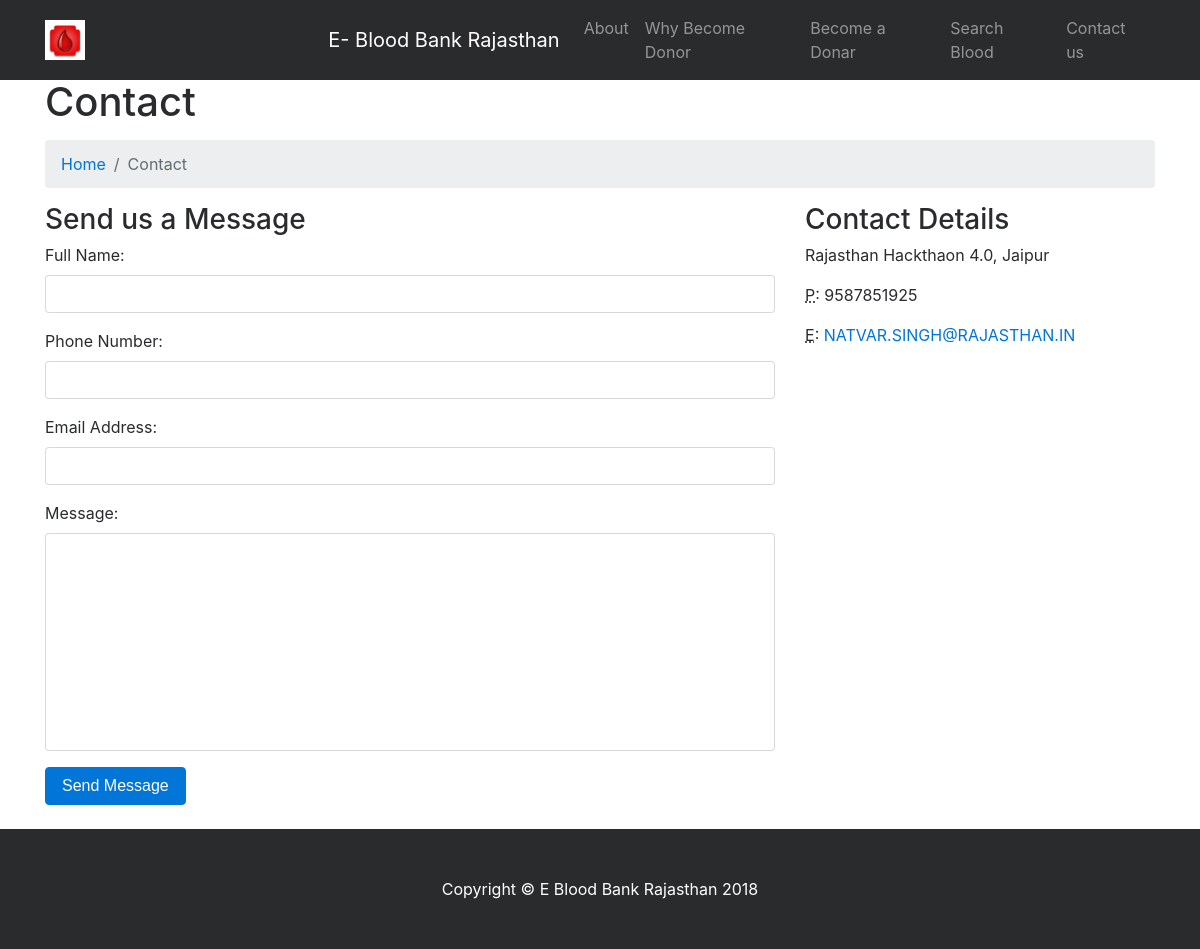
The page /contact.php on the database its author committed.
### tables this page shows
CREATE TABLE `tblcontactusinfo` (
  `id` int(11) NOT NULL,
  `Address` tinytext,
  `EmailId` varchar(255) DEFAULT NULL,
  `ContactNo` char(11) DEFAULT NULL
);

### contact.php (the view, shortened to what this page needs)
<?php
include('includes/config.php');
?>
<!DOCTYPE html>
<html lang="en">
<head>
    <link href="vendor/bootstrap/css/bootstrap.min.css" rel="stylesheet">
    <link href="vendor/font-awesome/css/font-awesome.min.css" rel="stylesheet" type="text/css">
    <link href="css/modern-business.css" rel="stylesheet">
</head>
<body>
    <?php include('includes/header.php');?>
    <div class="container">
        <h1 class="mt-4 mb-3">Contact</h1>
        <ol class="breadcrumb">
            <li class="breadcrumb-item">
                <a href="index.php">Home</a>
            </li>
            <li class="breadcrumb-item active">Contact</li>
        </ol>
        <div class="row">
              <div class="col-lg-8 mb-4">
                <h3>Send us a Message</h3>
                <form name="sentMessage"  method="post">
                    <div class="control-group form-group">
                        <div class="controls">
                            <label>Full Name:</label>
                            <input type="text" class="form-control" id="name" name="fullname" required data-validation-required-message="Please enter your name.">
                        </div>
                    </div>
                    <div class="control-group form-group">
                        <div class="controls">
                            <label>Phone Number:</label>
                            <input type="tel" class="form-control" id="phone" name="contactno"  required data-validation-required-message="Please enter your phone number.">
                        </div>
                    </div>
                    <div class="control-group form-group">
                        <div class="controls">
                            <label>Email Address:</label>
                            <input type="email" class="form-control" id="email" name="email" required data-validation-required-message="Please enter your email address.">
                        </div>
                    </div>
                    <div class="control-group form-group">
                        <div class="controls">
                            <label>Message:</label>
                            <textarea rows="10" cols="100" class="form-control" id="message" name="message" required data-validation-required-message="Please enter your message" maxlength="999" style="resize:none"></textarea>
                        </div>
                    </div>
                    <button type="submit" name="send"  class="btn btn-primary">Send Message</button>
                </form>
            </div>
                    <?php
$pagetype=$_GET['type'];
$sql = "SELECT Address,EmailId,ContactNo from tblcontactusinfo";
$query = $dbh -> prepare($sql);
$query->bindParam(':pagetype',$pagetype,PDO::PARAM_STR);
$query->execute();
$results=$query->fetchAll(PDO::FETCH_OBJ);
if($query->rowCount() > 0)
{
foreach($results as $result)
{ ?>
            <div class="col-lg-4 mb-4">
                <h3>Contact Details</h3>
                <p>
                   <?php   echo htmlentities($result->Address); ?>
                    <br>
                </p>
                <p>
                    <abbr title="Phone">P</abbr>: <?php   echo htmlentities($result->ContactNo); ?>
                </p>
                <p>
                    <abbr title="Email">E</abbr>: <a href="mailto:name@example.com"><?php   echo htmlentities($result->EmailId); ?>
                    </a>
                </p>
              <?php }} ?>
            </div>
        </div>
    </div>
<?php include('includes/footer.php');?>
</body>
</html>

### css/modern-business.css (style rules this page uses)
body { padding-top: 54px; }
@media (min-width: 992px) { body { padding-top: 56px; } }

### rows shown on the page
tblcontactusinfo: Address "Rajasthan Hackthaon 4.0, Jaipur", ContactNo "9587851925", EmailId "NATVAR.SINGH@RAJASTHAN.IN"
